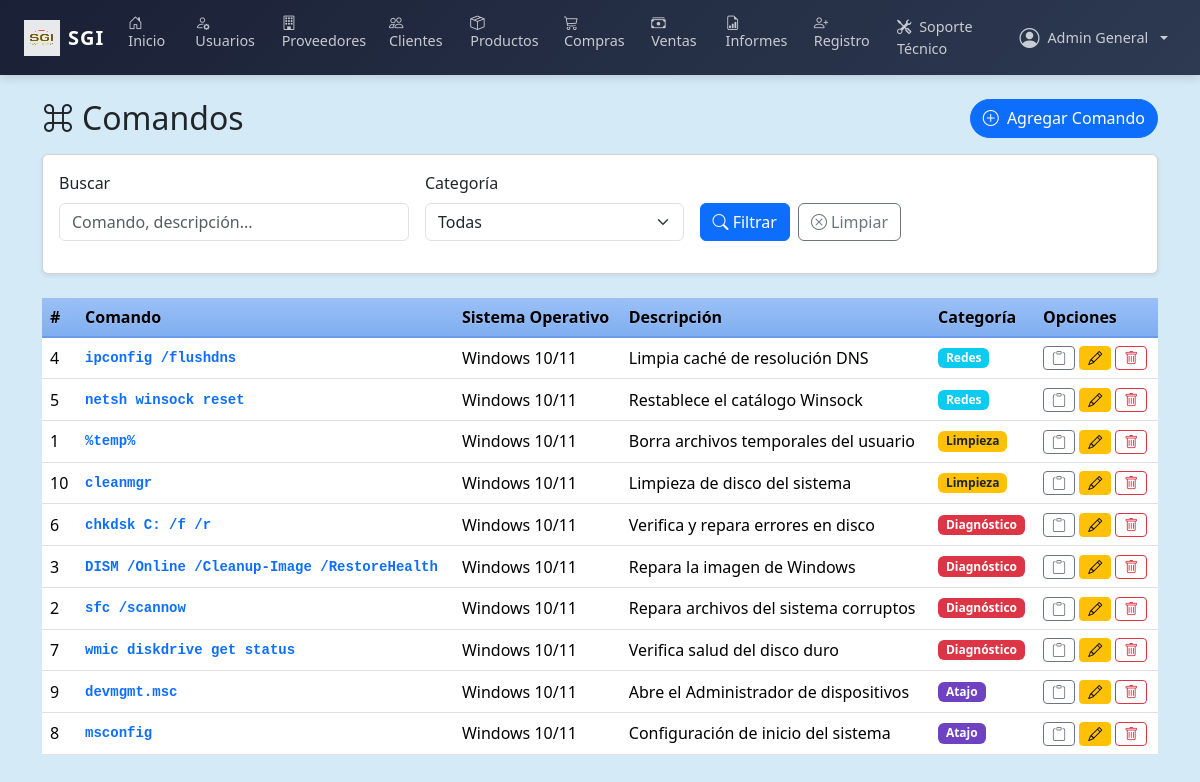
The page /views/bitacora_comandos.php (signed in) on the database its author committed.
### tables this page shows
CREATE TABLE IF NOT EXISTS `bitacora_conocimiento` (
  `ID_comando` int(11) NOT NULL AUTO_INCREMENT,
  `comando` varchar(255) NOT NULL,
  `sistema_operativo` varchar(50) NOT NULL,
  `descripcion` text NOT NULL,
  `categoria` enum('optimizacion','redes','limpieza','diagnostico','atajo') NOT NULL,
  PRIMARY KEY (`ID_comando`)
);

### config/csrf.php (called while the page is built, shortened)
<?php
function csrf_token() {
    return $_SESSION['csrf_token'];
}

### views/bitacora_comandos.php (the view, shortened to what this page needs)
<?php
include("../config/conexion.php");
include("../config/csrf.php");
$rol = isset($_SESSION['rol']) ? $_SESSION['rol'] : '';
$sql_base = "SELECT * FROM bitacora_conocimiento WHERE 1=1";
$sql_base .= " ORDER BY categoria, comando";
$resultado = $conn->query($sql_base);
$por_pagina = 10;
$pagina_actual = isset($_GET['pagina']) ? max(1, intval($_GET['pagina'])) : 1;
$total_registros = $resultado->num_rows;
$inicio = ($pagina_actual - 1) * $por_pagina;
$consulta_paginada = $sql_base . " LIMIT $inicio, $por_pagina";
$resultado_paginado = $conn->query($consulta_paginada);
$categorias_badges = [
    'optimizacion' => 'bg-success',
    'redes' => 'bg-info',
    'limpieza' => 'bg-warning text-dark',
    'diagnostico' => 'bg-danger',
    'atajo' => 'bg-purple'
];
$categorias_labels = [
    'optimizacion' => 'Optimización',
    'redes' => 'Redes',
    'limpieza' => 'Limpieza',
    'diagnostico' => 'Diagnóstico',
    'atajo' => 'Atajo'
];
?>
<!DOCTYPE html>
<html lang="es">
<head>
    <link rel="stylesheet" href="../assets/css/bootstrap.min.css">
    <link rel="stylesheet" href="https://cdn.jsdelivr.net/npm/bootstrap-icons@1.11.3/font/bootstrap-icons.min.css">
    <link rel="stylesheet" href="../assets/css/estilos.css">
</head>
<body class="custom-body">
<?php $nav_base = '..'; include('includes/navbar.php'); ?>
<div class="container my-4">
    <div class="d-flex flex-column flex-md-row justify-content-between align-items-stretch mb-3">
        <h2 class="mb-3 mb-md-0"><i class="bi bi-command me-2"></i>Comandos</h2>
        <div class="d-flex flex-column flex-sm-row gap-2">
            <button class="btn btn-primary rounded-pill" data-bs-toggle="modal" data-bs-target="#modalComando">
                <i class="bi bi-plus-circle me-1"></i> Agregar Comando
            </button>
        </div>
    </div>
    <div class="card shadow-sm mb-4">
        <div class="card-body">
            <form method="GET" action="" class="row g-3">
                <div class="col-md-4">
                    <label class="form-label">Buscar</label>
                    <input type="text" class="form-control" name="busqueda" placeholder="Comando, descripción..." value="<?php echo htmlspecialchars($_GET['busqueda'] ?? ''); ?>">
                </div>
                <div class="col-md-3">
                    <label class="form-label">Categor&iacute;a</label>
                    <select name="categoria" class="form-select">
                        <option value="">Todas</option>
                    </select>
                </div>
                <div class="col-md-3 d-flex align-items-end gap-2">
                    <button type="submit" class="btn btn-primary">
                        <i class="bi bi-search"></i> Filtrar
                    </button>
                    <a href="bitacora_comandos.php" class="btn btn-outline-secondary">
                        <i class="bi bi-x-circle"></i> Limpiar
                    </a>
                </div>
            </form>
        </div>
    </div>
    <div class="table-responsive">
        <table class="table table-hover align-middle">
            <thead class="table-primary">
                <tr>
                    <th>#</th>
                    <th>Comando</th>
                    <th>Sistema Operativo</th>
                    <th>Descripci&oacute;n</th>
                    <th>Categor&iacute;a</th>
                    <th class="th-opciones">Opciones</th>
                </tr>
            </thead>
            <tbody>
                <?php
                if ($total_registros > 0) {
                    while ($fila = $resultado_paginado->fetch_assoc()) {
                        $cat = $fila['categoria'];
                        $badge = $categorias_badges[$cat] ?? 'bg-secondary';
                        $label = $categorias_labels[$cat] ?? $cat;
                        echo "<tr>";
                        echo "<td>{$fila['ID_comando']}</td>";
                        echo "<td><code class='text-primary fw-bold'>" . htmlspecialchars($fila['comando']) . "</code></td>";
                        echo "<td>" . htmlspecialchars($fila['sistema_operativo']) . "</td>";
                        echo "<td>" . htmlspecialchars($fila['descripcion']) . "</td>";
                        echo "<td><span class='badge $badge'>$label</span></td>";
                        echo "<td class='td-opciones'>";
                            echo "<button class='btn btn-sm btn-outline-secondary' title='Copiar' onclick='copiarComando(this)' data-comando=\"" . htmlspecialchars($fila['comando']) . "\"><i class='bi bi-clipboard'></i></button> ";
                            echo "<button class='btn btn-sm btn-warning' title='Editar' onclick='editarComando(" . $fila['ID_comando'] . ", " . json_encode($fila) . ")'><i class='bi bi-pencil'></i></button> ";
                            if ($rol === 'Admin') {
                                echo "<a href='../controllers/eliminar_bitacora.php?id={$fila['ID_comando']}&csrf_token=" . csrf_token() . "' class='btn btn-sm btn-outline-danger' title='Eliminar' onclick=\"return confirm('¿Eliminar este comando?')\"><i class='bi bi-trash'></i></a>";
                            }
                            echo "</td>";
                        echo "</tr>";
                    }
                } else {
                    echo "<tr><td colspan='6' class='text-center'>No se encontraron comandos</td></tr>";
                }
                ?>
            </tbody>
        </table>
    </div>
</div>
</body>
</html>

### views/includes/navbar.php (shortened to what this page needs)
<?php
$rol_nav = isset($_SESSION['rol']) ? $_SESSION['rol'] : '';
$nombre_nav = isset($_SESSION['nombre_completo']) ? $_SESSION['nombre_completo'] : 'Usuario';
?>
<nav class="navbar navbar-expand-lg navbar-dark navbar-custom sticky-top">
  <div class="container-fluid px-3 px-md-4">
    <a class="navbar-brand d-flex align-items-center gap-2" href="<?php echo $nav_base; ?>/menu.php">
      <img src="<?php echo $nav_base; ?>/assets/img/sgi-software (1).png" alt="SGI" height="36" class="d-inline-block align-text-top navbar-logo-img">
      <span class="fw-bold brand-text">SGI</span>
    </a>
    <div class="collapse navbar-collapse" id="navbarNav">
      <ul class="navbar-nav me-auto mb-2 mb-lg-0 gap-1">
        <li class="nav-item">
          <a class="nav-link <?php echo (basename($_SERVER['PHP_SELF']) === 'menu.php') ? 'active' : ''; ?>" href="<?php echo $nav_base; ?>/menu.php">
            <i class="bi bi-house-door me-1"></i> Inicio
          </a>
        </li>
        <?php if ($rol_nav === 'Admin'): ?>
        <li class="nav-item">
          <a class="nav-link <?php echo (basename($_SERVER['PHP_SELF']) === 'usuarios.php') ? 'active' : ''; ?>" href="<?php echo $nav_base; ?>/views/usuarios.php">
            <i class="bi bi-person-gear me-1"></i> Usuarios
          </a>
        </li>
        <?php endif; ?>
        <li class="nav-item">
          <a class="nav-link <?php echo (basename($_SERVER['PHP_SELF']) === 'proveedores.php') ? 'active' : ''; ?>" href="<?php echo $nav_base; ?>/views/proveedores.php">
            <i class="bi bi-building me-1"></i> Proveedores
          </a>
        </li>
        <li class="nav-item">
          <a class="nav-link <?php echo (basename($_SERVER['PHP_SELF']) === 'clientes.php') ? 'active' : ''; ?>" href="<?php echo $nav_base; ?>/views/clientes.php">
            <i class="bi bi-people me-1"></i> Clientes
          </a>
        </li>
        <li class="nav-item">
          <a class="nav-link <?php echo (basename($_SERVER['PHP_SELF']) === 'productos.php') ? 'active' : ''; ?>" href="<?php echo $nav_base; ?>/views/productos.php">
            <i class="bi bi-box-seam me-1"></i> Productos
          </a>
        </li>
        <li class="nav-item">
          <a class="nav-link <?php echo (basename($_SERVER['PHP_SELF']) === 'orden_compra.php') ? 'active' : ''; ?>" href="<?php echo $nav_base; ?>/views/orden_compra.php">
            <i class="bi bi-cart3 me-1"></i> Compras
          </a>
        </li>
        <li class="nav-item">
          <a class="nav-link <?php echo (basename($_SERVER['PHP_SELF']) === 'ventas.php') ? 'active' : ''; ?>" href="<?php echo $nav_base; ?>/views/ventas.php">
            <i class="bi bi-cash-stack me-1"></i> Ventas
          </a>
        </li>
        <li class="nav-item">
          <a class="nav-link <?php echo (basename($_SERVER['PHP_SELF']) === 'informes.php') ? 'active' : ''; ?>" href="<?php echo $nav_base; ?>/reports/informes.php">
            <i class="bi bi-file-earmark-bar-graph me-1"></i> Informes
          </a>
        </li>
        <?php if ($rol_nav === 'Admin'): ?>
        <li class="nav-item">
          <a class="nav-link <?php echo (basename($_SERVER['PHP_SELF']) === 'registro.php') ? 'active' : ''; ?>" href="<?php echo $nav_base; ?>/views/registro.php">
            <i class="bi bi-person-plus me-1"></i> Registro
          </a>
        </li>
        <?php endif; ?>
        <li class="nav-item">
          <a class="nav-link <?php echo (basename($_SERVER['PHP_SELF']) === 'reparaciones.php') ? 'active' : ''; ?>" href="<?php echo $nav_base; ?>/views/reparaciones.php">
            <i class="bi bi-tools me-1"></i> Soporte T&eacute;cnico
          </a>
        </li>
      </ul>
      <ul class="navbar-nav ms-auto">
        <li class="nav-item dropdown">
          <a class="nav-link dropdown-toggle d-flex align-items-center gap-2" href="#" role="button" data-bs-toggle="dropdown" aria-expanded="false">
            <i class="bi bi-person-circle fs-5"></i>
            <span class="d-none d-lg-inline"><?php echo htmlspecialchars($nombre_nav); ?></span>
          </a>
        </li>
      </ul>
    </div>
  </div>
</nav>

### assets/css/estilos.css (style rules this page uses)
body.custom-body { background-color: #d4eaf7 !important; font-family: 'Segoe UI', Arial, sans-serif; }
.navbar-custom { background: linear-gradient(135deg, #1a2035 0%, #2d3a52 100%); box-shadow: 0 2px 10px rgba(0, 0, 0, 0.15); padding: 0.5rem 0; }
.navbar-custom .navbar-brand { font-size: 1.25rem; }
.navbar-custom .brand-text { letter-spacing: 1px; }
.navbar-logo-img { filter: brightness(1.4); opacity: 0.9; transition: opacity 0.2s; }
.navbar-custom .nav-link { color: rgba(255, 255, 255, 0.75); border-radius: 6px; padding: 0.5rem 0.85rem; transition: background-color 0.2s, color 0.2s; font-size: 0.9rem; }
.table-hover thead th { color: #000 !important; }
.table-hover thead.table-primary th { background: linear-gradient(180deg, #9bc0f7 0%, #80aef0 100%) !important; border-bottom: 2px solid #6a9ae8; text-shadow: 0 1px 1px rgba(255,255,255,0.2); }
.bg-purple { background-color: #6f42c1 !important; color: #fff; }

### rows shown on the page
bitacora_conocimiento: ID_comando "4", comando "ipconfig /flushdns", sistema_operativo "Windows 10/11", descripcion "Limpia caché de resolución DNS", categoria "Redes"
bitacora_conocimiento: ID_comando "5", comando "netsh winsock reset", sistema_operativo "Windows 10/11", descripcion "Restablece el catálogo Winsock", categoria "Redes"
bitacora_conocimiento: ID_comando "1", comando "%temp%", sistema_operativo "Windows 10/11", descripcion "Borra archivos temporales del usuario", categoria "Limpieza"
bitacora_conocimiento: ID_comando "10", comando "cleanmgr", sistema_operativo "Windows 10/11", descripcion "Limpieza de disco del sistema", categoria "Limpieza"
bitacora_conocimiento: ID_comando "6", comando "chkdsk C: /f /r", sistema_operativo "Windows 10/11", descripcion "Verifica y repara errores en disco", categoria "Diagnóstico"
bitacora_conocimiento: ID_comando "3", comando "DISM /Online /Cleanup-Image /RestoreHealth", sistema_operativo "Windows 10/11", descripcion "Repara la imagen de Windows", categoria "Diagnóstico"
bitacora_conocimiento: ID_comando "2", comando "sfc /scannow", sistema_operativo "Windows 10/11", descripcion "Repara archivos del sistema corruptos", categoria "Diagnóstico"
bitacora_conocimiento: ID_comando "7", comando "wmic diskdrive get status", sistema_operativo "Windows 10/11", descripcion "Verifica salud del disco duro", categoria "Diagnóstico"
bitacora_conocimiento: ID_comando "9", comando "devmgmt.msc", sistema_operativo "Windows 10/11", descripcion "Abre el Administrador de dispositivos", categoria "Atajo"
bitacora_conocimiento: ID_comando "8", comando "msconfig", sistema_operativo "Windows 10/11", descripcion "Configuración de inicio del sistema", categoria "Atajo"

### other values the page prints
$nombre_nav "Admin General"
